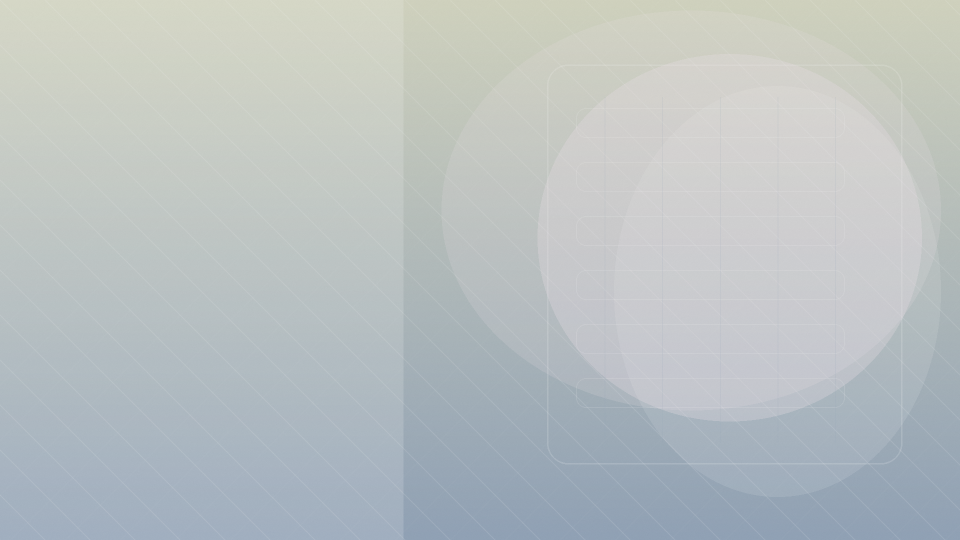
#> input picture botpreza/temp/image_cache/2ea7f9b562c7bc3aee7db7d06d0b54b256ce6e838ef84b1863dfd6e7c24592db.png, 1920 x 1080 px (shown at 1/2 size)
$ python -i image_service.py   (imports and definitions only)
#> lines starting #> are read from the running program, lines starting #| are printed output that depends on the picture
#> further down, picture is the input picture: PIL image 1920x1080 RGB; mean R, G, B 186.6, 193.2, 194.2
import asyncio
import base64
import hashlib
import os
import shutil
from io import BytesIO
from pathlib import Path
from zipfile import ZipFile

from dotenv import load_dotenv
from PIL import Image, ImageDraw, ImageFilter

from artemox_client import ARTEMOX_IMAGE_GENERATION_MODEL, ARTEMOX_MEDIA_MODEL, get_artemox_client


# [1 line not run here, left out]

STYLE_ANCHOR = (
    ", abstract architectural minimalism, soft urban gradients, premium financial report aesthetic, blurred textures, "
    "space on the left is reserved for text overlay, clean negative space, corporate colors, soft lighting, 16:9 ratio. "
    "DO NOT include any text or words in the image."
)

MODEL_TIMEOUT_SEC = 60
LOCAL_IMAGE_SIZE = (1920, 1080)
MIN_ACCEPTED_SOURCE_DIMENSION = 900
MAX_TEXT_PARTS_BEFORE_SUSPICIOUS = 6
MAX_TOTAL_TEXT_CHARS_BEFORE_SUSPICIOUS = 1200
ULTRA_CHEAP_MODE = os.getenv("ULTRA_CHEAP_MODE", "0").strip().lower() in {"1", "true", "yes", "on"}
MAX_IMAGE_MODEL_ATTEMPTS = int(os.getenv("MAX_IMAGE_MODEL_ATTEMPTS", "1" if ULTRA_CHEAP_MODE else "3"))
IMAGE_CACHE_DIR = os.path.join("temp", "image_cache")
CACHE_SCHEMA_VERSION = os.getenv("IMAGE_CACHE_VERSION", "2026-04-17-refpool-v1").strip()
REFERENCE_POOL_DIR = os.path.join("temp", "reference_pool")
MAX_REFERENCE_IMAGES = int(os.getenv("MAX_REFERENCE_IMAGES", "36"))
ENABLE_REFERENCE_POOL_FALLBACK = os.getenv("ENABLE_REFERENCE_POOL_FALLBACK", "0").strip().lower() in {"1", "true", "yes", "on"}
_REFERENCE_CANDIDATES: list[str] = []
IMAGE_MODELS = [
    ARTEMOX_IMAGE_GENERATION_MODEL,
    ARTEMOX_MEDIA_MODEL,
    "gemini-2.5-flash-image",
    "gemini-3.1-flash-image-preview",
    "gemini-3-pro-image-preview",
]
ALLOW_IMAGE_MODEL_FALLBACK = os.getenv("ALLOW_IMAGE_MODEL_FALLBACK", "0").strip().lower() in {"1", "true", "yes", "on"}
DEFAULT_REFERENCE_PRESENTATIONS = [
    "/opt/prezbot/references/The_Q-cumber_Revolution.pptx",
    "/opt/prezbot/references/Russian_Pharma_Market_Transformation.pptx",
    "/opt/prezbot/references/Russian_Pharmaceutical_Blueprint_(3).pptx",
    "/opt/prezbot/references/The_Fifth_Paradigm.pptx",
    "/opt/prezbot/references/Tula_Innovation_Blueprint.pptx",
]


# [109 lines left out: functions _build_image_prompt, _validate_image, _decode_inline_data, _normalize_to_slide_ratio, _looks_suspicious_text_response, _save_normalized_image and 2 more, not called in this run]


def _add_grain(image: Image.Image, amount: int = 12) -> Image.Image:
#> called with amount = 12
    noise = Image.effect_noise(image.size, amount).convert("L")
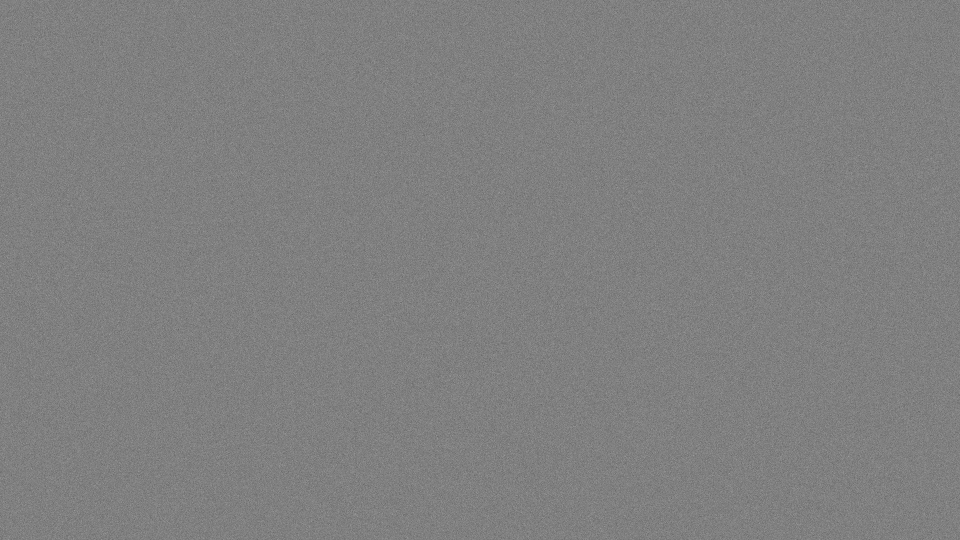
#> noise: PIL image 1920x1080 L (shown at 1/2 size); min 64, max 184, mean 127.5
    noise = Image.eval(noise, lambda value: max(96, min(160, int(value))))
    grain = Image.merge("RGBA", (noise, noise, noise, Image.new("L", image.size, 18)))
    base = image.convert("RGBA")
    return Image.alpha_composite(base, grain)


# [173 lines left out: functions _draw_mesh, _draw_hero_visual, _draw_cards_visual, _draw_process_visual, _draw_chart_visual, _draw_comparison_visual and 4 more, not called in this run]


def _cache_path(prompt: str) -> str:
    return os.path.join(IMAGE_CACHE_DIR, f"{_cache_key(prompt)}.png")


# [195 lines left out: functions _restore_from_cache, _save_to_cache, _reference_paths, _build_reference_pool, _generate_reference_background, _generate_local_background and 1 more, not called in this run]


# [45 lines not run here, left out]

>>> from PIL import Image
>>> picture = Image.open('temp/image_cache/2ea7f9b562c7bc3aee7db7d06d0b54b256ce6e838ef84b1863dfd6e7c24592db.png')
>>> result = _add_grain(picture)
